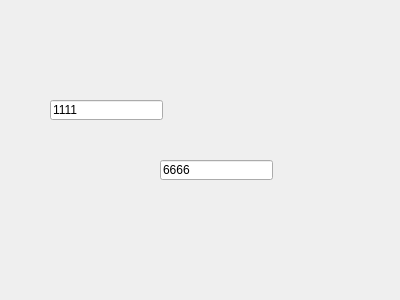
<?xml version="1.0" encoding="UTF-8"?>
<ui version="4.0">
 <class>Widget</class>
 <widget class="QWidget" name="Widget">
  <property name="geometry">
   <rect>
    <x>0</x>
    <y>0</y>
    <width>400</width>
    <height>300</height>
   </rect>
  </property>
  <property name="windowTitle">
   <string>Widget</string>
  </property>
  <widget class="QLineEdit" name="lineEdit">
   <property name="geometry">
    <rect>
     <x>50</x>
     <y>100</y>
     <width>113</width>
     <height>20</height>
    </rect>
   </property>
   <property name="text">
    <string>1111</string>
   </property>
  </widget>
  <widget class="QLineEdit" name="lineEdit_2">
   <property name="geometry">
    <rect>
     <x>160</x>
     <y>160</y>
     <width>113</width>
     <height>20</height>
    </rect>
   </property>
   <property name="text">
    <string>6666</string>
   </property>
  </widget>
 </widget>
 <layoutdefault spacing="6" margin="11"/>
 <resources/>
 <connections/>
</ui>
